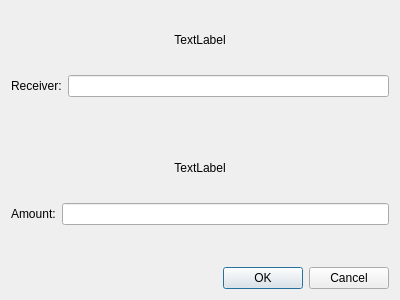
<?xml version="1.0" encoding="UTF-8"?>
<ui version="4.0">
 <class>TransferDialog</class>
 <widget class="QDialog" name="TransferDialog">
  <property name="geometry">
   <rect>
    <x>0</x>
    <y>0</y>
    <width>400</width>
    <height>300</height>
   </rect>
  </property>
  <property name="windowTitle">
   <string>Dialog</string>
  </property>
  <layout class="QVBoxLayout" name="verticalLayout">
   <item>
    <widget class="QLabel" name="receiverErrorLabel">
     <property name="text">
      <string>TextLabel</string>
     </property>
     <property name="alignment">
      <set>Qt::AlignCenter</set>
     </property>
    </widget>
   </item>
   <item>
    <layout class="QFormLayout" name="formLayout">
     <item row="0" column="0">
      <widget class="QLabel" name="receiverLabel">
       <property name="text">
        <string>Receiver:</string>
       </property>
      </widget>
     </item>
     <item row="0" column="1">
      <widget class="QLineEdit" name="receiverEdit"/>
     </item>
    </layout>
   </item>
   <item>
    <widget class="QLabel" name="moneyAmountErrorLabel">
     <property name="text">
      <string>TextLabel</string>
     </property>
     <property name="alignment">
      <set>Qt::AlignCenter</set>
     </property>
    </widget>
   </item>
   <item>
    <layout class="QFormLayout" name="formLayout_2">
     <item row="0" column="0">
      <widget class="QLabel" name="amountLabel">
       <property name="text">
        <string>Amount:</string>
       </property>
      </widget>
     </item>
     <item row="0" column="1">
      <widget class="QLineEdit" name="amountEdit"/>
     </item>
    </layout>
   </item>
   <item>
    <layout class="QHBoxLayout" name="horizontalLayout">
     <item>
      <spacer name="horizontalSpacer">
       <property name="orientation">
        <enum>Qt::Horizontal</enum>
       </property>
       <property name="sizeHint" stdset="0">
        <size>
         <width>40</width>
         <height>20</height>
        </size>
       </property>
      </spacer>
     </item>
     <item>
      <widget class="QPushButton" name="OkBtn">
       <property name="text">
        <string>OK</string>
       </property>
      </widget>
     </item>
     <item>
      <widget class="QPushButton" name="CancelBtn">
       <property name="text">
        <string>Cancel</string>
       </property>
      </widget>
     </item>
    </layout>
   </item>
  </layout>
 </widget>
 <resources/>
 <connections/>
</ui>
